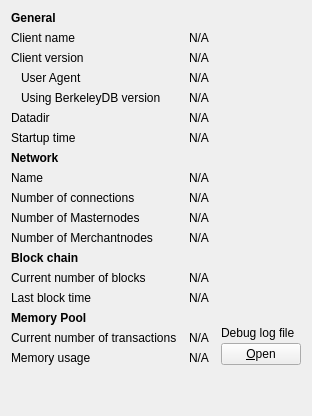
     <widget class="QWidget" name="tab_info">
      <attribute name="title">
       <string>&amp;Information</string>
      </attribute>
      <layout class="QGridLayout" name="gridLayout" columnstretch="0,0,0">
       <property name="horizontalSpacing">
        <number>12</number>
       </property>
       <item row="1" column="1" colspan="2">
        <widget class="QLabel" name="clientName">
         <property name="cursor">
          <cursorShape>IBeamCursor</cursorShape>
         </property>
         <property name="text">
          <string>N/A</string>
         </property>
         <property name="textFormat">
          <enum>Qt::PlainText</enum>
         </property>
         <property name="textInteractionFlags">
          <set>Qt::LinksAccessibleByMouse|Qt::TextSelectableByKeyboard|Qt::TextSelectableByMouse</set>
         </property>
        </widget>
       </item>
       <item row="2" column="0">
        <widget class="QLabel" name="label_6">
         <property name="text">
          <string>Client version</string>
         </property>
        </widget>
       </item>
       <item row="2" column="1" colspan="2">
        <widget class="QLabel" name="clientVersion">
         <property name="cursor">
          <cursorShape>IBeamCursor</cursorShape>
         </property>
         <property name="text">
          <string>N/A</string>
         </property>
         <property name="textFormat">
          <enum>Qt::PlainText</enum>
         </property>
         <property name="textInteractionFlags">
          <set>Qt::LinksAccessibleByMouse|Qt::TextSelectableByKeyboard|Qt::TextSelectableByMouse</set>
         </property>
        </widget>
       </item>
       <item row="3" column="0">
        <widget class="QLabel" name="labelClientUserAgent">
         <property name="text">
          <string>User Agent</string>
         </property>
         <property name="indent">
          <number>10</number>
         </property>
        </widget>
       </item>
       <item row="3" column="1" colspan="2">
        <widget class="QLabel" name="clientUserAgent">
         <property name="cursor">
          <cursorShape>IBeamCursor</cursorShape>
         </property>
         <property name="text">
          <string>N/A</string>
         </property>
         <property name="textFormat">
          <enum>Qt::PlainText</enum>
         </property>
         <property name="textInteractionFlags">
          <set>Qt::LinksAccessibleByMouse|Qt::TextSelectableByKeyboard|Qt::TextSelectableByMouse</set>
         </property>
        </widget>
       </item>
       <item row="4" column="0">
        <widget class="QLabel" name="label_berkeleyDBVersion">
         <property name="text">
          <string>Using BerkeleyDB version</string>
         </property>
         <property name="indent">
          <number>10</number>
         </property>
        </widget>
       </item>
       <item row="4" column="1" colspan="2">
        <widget class="QLabel" name="berkeleyDBVersion">
         <property name="cursor">
          <cursorShape>IBeamCursor</cursorShape>
         </property>
         <property name="text">
          <string>N/A</string>
         </property>
         <property name="textFormat">
          <enum>Qt::PlainText</enum>
         </property>
         <property name="textInteractionFlags">
          <set>Qt::LinksAccessibleByMouse|Qt::TextSelectableByKeyboard|Qt::TextSelectableByMouse</set>
         </property>
        </widget>
       </item>
       <item row="5" column="0">
        <widget class="QLabel" name="label_12">
         <property name="text">
          <string>Datadir</string>
         </property>
        </widget>
       </item>
       <item row="14" column="0">
        <widget class="QLabel" name="labelLastBlockTime">
         <property name="text">
          <string>Last block time</string>
         </property>
        </widget>
       </item>
       <item row="14" column="1" colspan="2">
        <widget class="QLabel" name="lastBlockTime">
         <property name="cursor">
          <cursorShape>IBeamCursor</cursorShape>
         </property>
         <property name="text">
          <string>N/A</string>
         </property>
         <property name="textFormat">
          <enum>Qt::PlainText</enum>
         </property>
         <property name="textInteractionFlags">
          <set>Qt::LinksAccessibleByMouse|Qt::TextSelectableByKeyboard|Qt::TextSelectableByMouse</set>
         </property>
        </widget>
       </item>
       <item row="15" column="0">
        <widget class="QLabel" name="labelMempoolTitle">
         <property name="font">
          <font>
           <weight>75</weight>
           <bold>true</bold>
          </font>
         </property>
         <property name="text">
          <string>Memory Pool</string>
         </property>
        </widget>
       </item>
       <item row="16" column="0">
        <widget class="QLabel" name="labelNumberOfTransactions">
         <property name="text">
          <string>Current number of transactions</string>
         </property>
        </widget>
       </item>
       <item row="16" column="1">
        <widget class="QLabel" name="mempoolNumberTxs">
         <property name="cursor">
          <cursorShape>IBeamCursor</cursorShape>
         </property>
         <property name="text">
          <string>N/A</string>
         </property>
         <property name="textFormat">
          <enum>Qt::PlainText</enum>
         </property>
         <property name="textInteractionFlags">
          <set>Qt::LinksAccessibleByMouse|Qt::TextSelectableByKeyboard|Qt::TextSelectableByMouse</set>
         </property>
        </widget>
       </item>
       <item row="17" column="0">
        <widget class="QLabel" name="labelMemoryUsage">
         <property name="text">
          <string>Memory usage</string>
         </property>
        </widget>
       </item>
       <item row="17" column="1">
        <widget class="QLabel" name="mempoolSize">
         <property name="cursor">
          <cursorShape>IBeamCursor</cursorShape>
         </property>
         <property name="text">
          <string>N/A</string>
         </property>
         <property name="textFormat">
          <enum>Qt::PlainText</enum>
         </property>
         <property name="textInteractionFlags">
          <set>Qt::LinksAccessibleByMouse|Qt::TextSelectableByKeyboard|Qt::TextSelectableByMouse</set>
         </property>
        </widget>
       </item>
       <item row="5" column="1" colspan="2">
        <widget class="QLabel" name="dataDir">
         <property name="cursor">
          <cursorShape>IBeamCursor</cursorShape>
         </property>
         <property name="text">
          <string>N/A</string>
         </property>
         <property name="textFormat">
          <enum>Qt::PlainText</enum>
         </property>
         <property name="wordWrap">
          <bool>true</bool>
         </property>
         <property name="textInteractionFlags">
          <set>Qt::LinksAccessibleByMouse|Qt::TextSelectableByKeyboard|Qt::TextSelectableByMouse</set>
         </property>
        </widget>
       </item>
       <item row="6" column="0">
        <widget class="QLabel" name="label_13">
         <property name="text">
          <string>Startup time</string>
         </property>
        </widget>
       </item>
       <item row="6" column="1" colspan="2">
        <widget class="QLabel" name="startupTime">
         <property name="cursor">
          <cursorShape>IBeamCursor</cursorShape>
         </property>
         <property name="text">
          <string>N/A</string>
         </property>
         <property name="textFormat">
          <enum>Qt::PlainText</enum>
         </property>
         <property name="textInteractionFlags">
          <set>Qt::LinksAccessibleByMouse|Qt::TextSelectableByKeyboard|Qt::TextSelectableByMouse</set>
         </property>
        </widget>
       </item>
       <item row="7" column="0">
        <widget class="QLabel" name="labelNetwork">
         <property name="font">
          <font>
           <weight>75</weight>
           <bold>true</bold>
          </font>
         </property>
         <property name="text">
          <string>Network</string>
         </property>
        </widget>
       </item>
       <item row="8" column="0">
        <widget class="QLabel" name="label_8">
         <property name="text">
          <string>Name</string>
         </property>
        </widget>
       </item>
       <item row="8" column="1" colspan="2">
        <widget class="QLabel" name="networkName">
         <property name="cursor">
          <cursorShape>IBeamCursor</cursorShape>
         </property>
         <property name="text">
          <string>N/A</string>
         </property>
         <property name="textFormat">
          <enum>Qt::PlainText</enum>
         </property>
         <property name="textInteractionFlags">
          <set>Qt::LinksAccessibleByMouse|Qt::TextSelectableByKeyboard|Qt::TextSelectableByMouse</set>
         </property>
        </widget>
       </item>
       <item row="11" column="0">
        <widget class="QLabel" name="merchantnodeCountLabel">
         <property name="text">
          <string>Number of Merchantnodes</string>
         </property>
        </widget>
       </item>
       <item row="0" column="0">
        <widget class="QLabel" name="label_9">
         <property name="font">
          <font>
           <weight>75</weight>
           <bold>true</bold>
          </font>
         </property>
         <property name="text">
          <string>General</string>
         </property>
        </widget>
       </item>
       <item row="1" column="0">
        <widget class="QLabel" name="label_5">
         <property name="text">
          <string>Client name</string>
         </property>
        </widget>
       </item>
       <item row="9" column="0">
        <widget class="QLabel" name="label_7">
         <property name="text">
          <string>Number of connections</string>
         </property>
        </widget>
       </item>
       <item row="9" column="1" colspan="2">
        <widget class="QLabel" name="numberOfConnections">
         <property name="cursor">
          <cursorShape>IBeamCursor</cursorShape>
         </property>
         <property name="text">
          <string>N/A</string>
         </property>
         <property name="textFormat">
          <enum>Qt::PlainText</enum>
         </property>
         <property name="textInteractionFlags">
          <set>Qt::LinksAccessibleByMouse|Qt::TextSelectableByKeyboard|Qt::TextSelectableByMouse</set>
         </property>
        </widget>
       </item>
       <item row="10" column="0">
        <widget class="QLabel" name="masternodeCountLabel">
         <property name="text">
          <string>Number of Masternodes</string>
         </property>
        </widget>
       </item>
       <item row="12" column="0">
        <widget class="QLabel" name="label_10">
         <property name="font">
          <font>
           <weight>75</weight>
           <bold>true</bold>
          </font>
         </property>
         <property name="text">
          <string>Block chain</string>
         </property>
        </widget>
       </item>
       <item row="13" column="0">
        <widget class="QLabel" name="label_3">
         <property name="text">
          <string>Current number of blocks</string>
         </property>
        </widget>
       </item>
       <item row="13" column="1" colspan="2">
        <widget class="QLabel" name="numberOfBlocks">
         <property name="cursor">
          <cursorShape>IBeamCursor</cursorShape>
         </property>
         <property name="text">
          <string>N/A</string>
         </property>
         <property name="textFormat">
          <enum>Qt::PlainText</enum>
         </property>
         <property name="textInteractionFlags">
          <set>Qt::LinksAccessibleByMouse|Qt::TextSelectableByKeyboard|Qt::TextSelectableByMouse</set>
         </property>
        </widget>
       </item>
       <item row="15" column="2" rowspan="3">
        <layout class="QVBoxLayout" name="verticalLayoutDebugButton">
         <property name="spacing">
          <number>3</number>
         </property>
         <item>
          <spacer name="verticalSpacer_2">
           <property name="orientation">
            <enum>Qt::Vertical</enum>
           </property>
           <property name="sizeHint" stdset="0">
            <size>
             <width>10</width>
             <height>5</height>
            </size>
           </property>
          </spacer>
         </item>
         <item>
          <widget class="QLabel" name="labelDebugLogfile">
           <property name="text">
            <string>Debug log file</string>
           </property>
          </widget>
         </item>
         <item>
          <widget class="QPushButton" name="openDebugLogfileButton">
           <property name="toolTip">
            <string>Open the PALLY1 Core debug log file from the current data directory. This can take a few seconds for large log files.</string>
           </property>
           <property name="text">
            <string>&amp;Open</string>
           </property>
           <property name="autoDefault">
            <bool>false</bool>
           </property>
          </widget>
         </item>
        </layout>
       </item>
       <item row="19" column="0">
        <spacer name="verticalSpacer">
         <property name="orientation">
          <enum>Qt::Vertical</enum>
         </property>
         <property name="sizeHint" stdset="0">
          <size>
           <width>20</width>
           <height>40</height>
          </size>
         </property>
        </spacer>
       </item>
       <item row="10" column="1">
        <widget class="QLabel" name="masternodeCount">
         <property name="text">
          <string>N/A</string>
         </property>
        </widget>
       </item>
       <item row="11" column="1">
        <widget class="QLabel" name="merchantnodeCount">
         <property name="text">
          <string>N/A</string>
         </property>
        </widget>
       </item>
      </layout>
     </widget>
